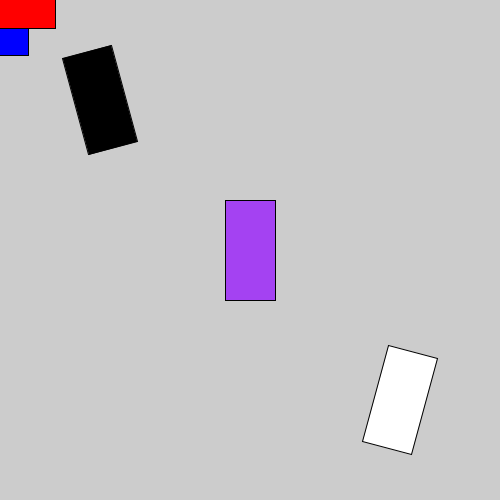
Frame 1 (no input)
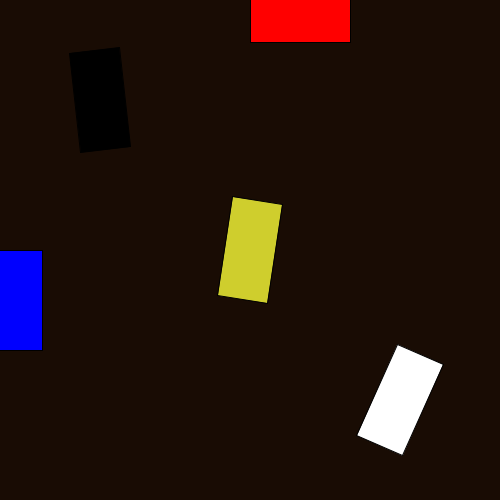
Frame 60 (the mouse pressed at the canvas centre just before this capture)
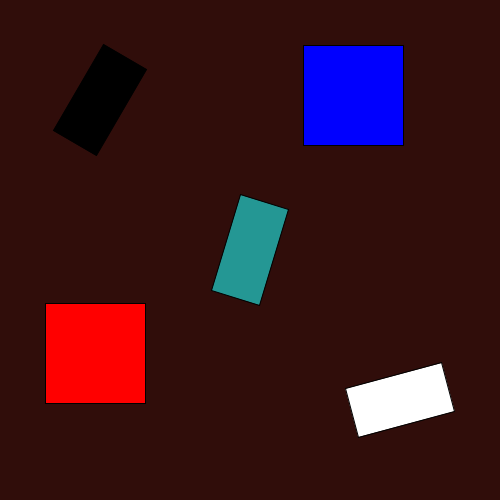
Frame 120 (the mouse held since frame 60 and released just before this capture)

The Processing sketch that drew these frames (run headless with seeded random() and noise(); from frame 60 on, the mouse is pressed at the canvas centre):

// Processing sketch: processing_113293
// ── processing_113293.pde

float angle = 0.0;
float timer = 0;
float ellipseX = 0.0;
void setup()
{
  size(500, 500);
}
 
void draw()
{
  timer = timer + 0.5;
   
  
 {
  if(timer > 0.5)
   background(random(50),random(50),random(50));
}
    
   if (timer > 20)
   angle += 0.95;  
      fill(random(255),random(255),random(255));
    rectMode(CENTER);
    pushMatrix();
    translate(250, 250);
    rotate(angle);
    rect(0, 0, 50, 100);
    popMatrix();
    if (timer > 30)
    angle += 0.5;  
   fill(0,0,0);
   
    rectMode(CENTER);
    pushMatrix();
    translate(100, 100);
    rotate(angle+50);
    rect(0, 0, 50, 100);
    popMatrix();
    
      if (timer > 50)
      angle += 0.25;  
     fill(255,255,255);
    rectMode(CENTER);
    pushMatrix();
    translate(400, 400);
    rotate(angle-50);
    rect(0, 0, 50, 100);
    popMatrix();
    
    
  ellipseX += 5; 
  if (ellipseX > width)
  {
    ellipseX = 0;
  }
  float waveSpeed = 50;
  float waveHeight = 200;
  float angle = radians(ellipseX * waveSpeed);
  float ellipseY = sin(angle) * waveHeight;
   
 
  fill(0,0,255);
  rect(height/3 + ellipseY, ellipseX , 100, 100);
  fill(255,0,0);
  rect(ellipseX, height/3 + ellipseY, 100, 100);

   
  }
   
  
